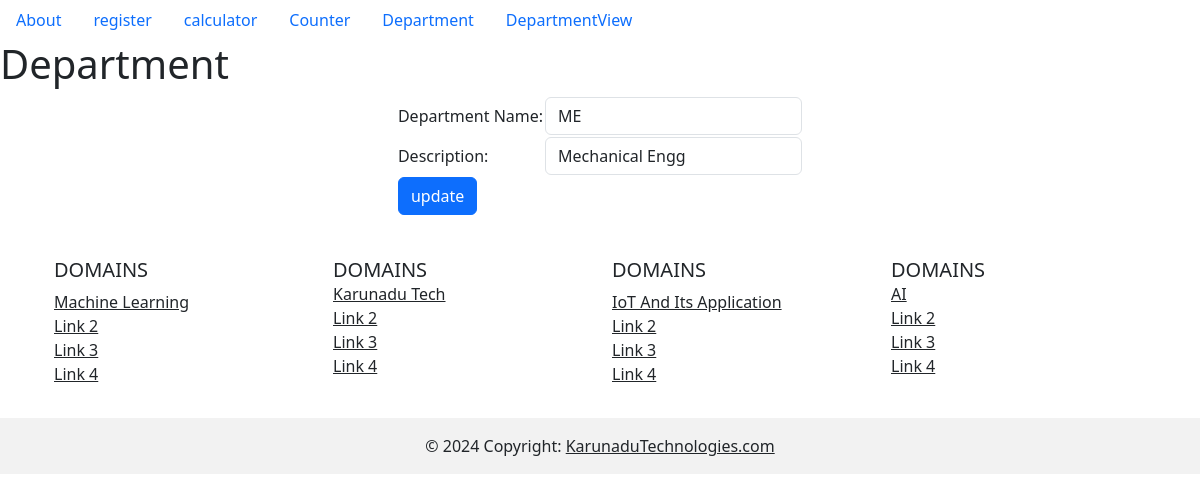
Screenshot of /departmentupdate/4 with the database file from the repository.
### basics/models.py (models this page shows)
class StudentDepartment(models.Model):
    DEPT_NAME=models.CharField(max_length=100)
    DEPT_DESC=models.CharField(max_length=1000)

### basics/views.py (the view, shortened to what this page needs)
# urls.py: path("departmentupdate/<id>",departmentupdate,name="departmentupdate"),
def departmentupdate(request,id):
  getdepartments=StudentDepartment.objects.get(id=id)
  return render(request,'departmentupdate.html',context={'getdepartments':getdepartments})

### basics/templates/departmentupdate.html (shortened to what this page needs)
{% extends 'index.html' %}
{% block content %}
  <form method="POST">
  <h1>Department</h1>
  <table align="center">
    <tr>
      <td>
        Department Name:
      </td>
      <td>
        <input type="text" class="form-control" value="{{getdepartments.DEPT_NAME}}"name="textdepartmentname"></input>
      </td>
    </tr>
    <tr>
      <td>
        Description:
      </td>
      <td>
        <input type="text" class="form-control" value="{{getdepartments.DEPT_DESC}}" name="textdepartmentdesc"></input>
      </td>
    </tr>
    <tr>
      <td colspan="2">
        <button type="submit"  class="btn btn-primary" name="submit">update</button>
      </td>
    </tr>
    <tr>
      <td>
      </td>
    </tr>
  </table>
</form>
{% endblock %}

### rows the page displays
StudentDepartment: textdepartmentname "ME", textdepartmentdesc "Mechanical Engg"
